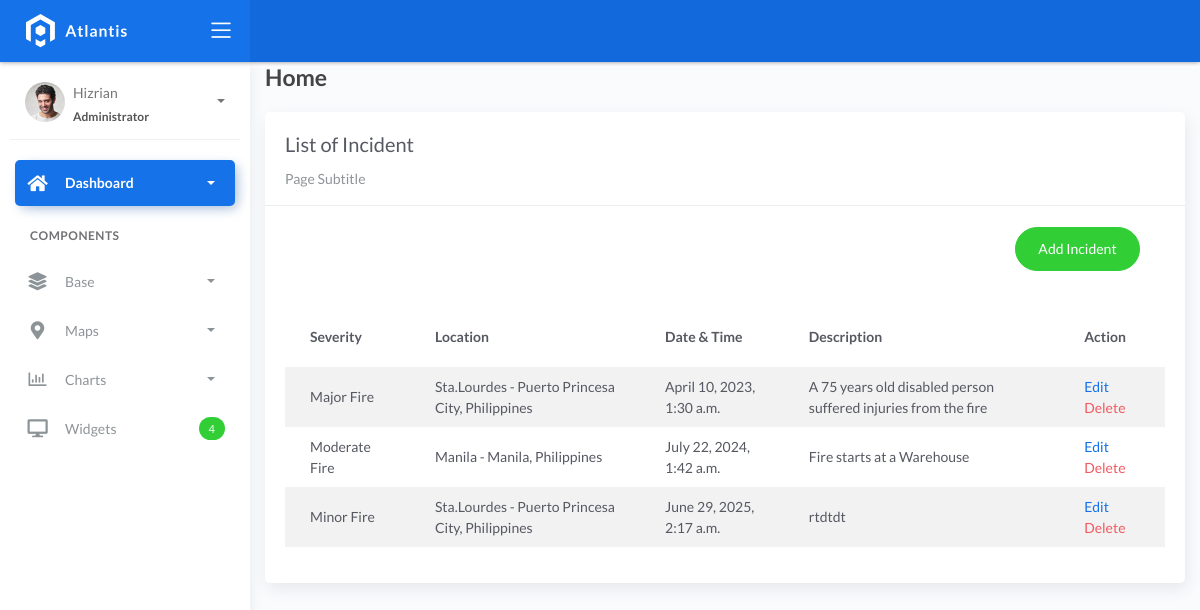
/incident_list, run on the app's committed database.
### fire/models.py (models this page shows, shortened)
class BaseModel(models.Model):
    created_at = models.DateTimeField(auto_now_add=True, db_index=True)
    updated_at = models.DateTimeField(auto_now=True)
    class Meta:
        abstract = True

class Incident(BaseModel):
    SEVERITY_CHOICES = (
        ('Minor Fire', 'Minor Fire'),
        ('Moderate Fire', 'Moderate Fire'),
        ('Major Fire', 'Major Fire'),
    )
    location = models.ForeignKey(Locations, on_delete=models.CASCADE)
    date_time = models.DateTimeField(blank=True, null=True)
    severity_level = models.CharField(max_length=45, choices=SEVERITY_CHOICES)
    description = models.CharField(max_length=250)

class Locations(BaseModel):
    name = models.CharField(max_length=150)
    latitude = models.DecimalField(
        max_digits=22, decimal_places=16, null=True, blank=True)
    longitude = models.DecimalField(
        max_digits=22, decimal_places=16, null=True, blank=True)
    address = models.CharField(max_length=150)
    city = models.CharField(max_length=150)  # can be in separate table
    country = models.CharField(max_length=150)  # can be in separate table
    def __str__(self):
        return f"{self.name} - {self.city}, {self.country}"

### fire/views.py (the view)
# urls.py: path('incident_list', IncidentList.as_view(), name='incident-list'),
class IncidentList(ListView):
    model = Incident
    context_object_name = 'incident'
    template_name = 'incident_list.html'
    paginate_by = 5

### templates/incident_list.html (shortened to what this page needs)
{% extends 'base.html' %}{% load static %}{% block content %}
<div class="content">
    <div class="container-fluid">
        <h4 class="page-title">Home</h4>
        <div class="row">
            <div class="col-md-12">
                <div class="card">
                    <div class="card-header">
                        <div class="card-title">List of Incident</div>
                        <div class="card-category">Page Subtitle</div>
                    </div>
                    <br />
                        <div class="col-md-12 row">
                            <div class="col-md-12">
                                <div class="pull-right">
                                    <a href="{% url 'incident-add' %}" class="btn btn-success btn-rounded"> Add Incident</a>
                                </div>
                            </div>
                        </div>
                    <div class="card-body">
                        <table class="table table-striped mt-3">
                            <thead>
                                <tr>
                                    <th scope="col">Severity</th>
                                    <th scope="col">Location</th>
                                    <th scope="col">Date & Time</th>
                                    <th scope="col">Description</th>
                                    <th scope="col">Action</th>
                                </tr>
                            </thead>
                            <tbody>
                                {% for object in object_list %}
                                    <tr>
                                        <td>{{ object.severity_level }}</td>
                                        <td>{{ object.location }}</td>
                                        <td>{{ object.date_time }}</td>
                                        <td>{{ object.description }}</td>
                                        <td>
                                            <a href="incident_list/{{ object.id }}">Edit</a>
                                            <a href="incident_list/{{ object.id }}/delete" class="text-danger">Delete</a>
                                        </td>
                                    </tr>
                                {% endfor %}
                            </tbody>
                        </table>
                    </div>
                </div>
            </div>
        </div>
    </div>
</div>
{% endblock %}

### templates/base.html (shortened to what this page needs)
{% load static %}
<!DOCTYPE html>
<html lang="en">
  <head>
    <link rel="stylesheet" href="{% static 'css/bootstrap.min.css' %}" />
    <link rel="stylesheet" href="{% static 'css/atlantis.min.css' %}" />
    <link rel="stylesheet" href="{% static 'css/demo.css' %}" />
  </head>
  <body>
    <div class="wrapper">
      <div class="main-header">
        <div class="logo-header" data-background-color="blue">
          <a href="index.html" class="logo">
            <img src="{% static 'img/logo.svg' %}" alt="navbar brand" class="navbar-brand" />
          </a>
          <div class="nav-toggle">
            <button class="btn btn-toggle toggle-sidebar">
              <i class="icon-menu"></i>
            </button>
          </div>
        </div>
        <nav class="navbar navbar-header navbar-expand-lg" data-background-color="blue2">
        </nav>
      </div>
      <div class="sidebar sidebar-style-2">
        <div class="sidebar-wrapper scrollbar scrollbar-inner">
          <div class="sidebar-content">
            <div class="user">
              <div class="avatar-sm float-left mr-2">
                <img src="{% static 'img/profile.jpg' %}" alt="..." class="avatar-img rounded-circle" />
              </div>
              <div class="info">
                <a data-toggle="collapse" href="#collapseExample" aria-expanded="true">
                  <span>
                    Hizrian
                    <span class="user-level">Administrator</span>
                    <span class="caret"></span>
                  </span>
                </a>
              </div>
            </div>
            <ul class="nav nav-primary">
              <li class="nav-item active">
                <a data-toggle="collapse" href="#dashboard" class="collapsed" aria-expanded="false">
                  <i class="fas fa-home"></i>
                  <p>Dashboard</p>
                  <span class="caret"></span>
                </a>
              </li>
              <li class="nav-section">
                <h4 class="text-section">Components</h4>
              </li>
              <li class="nav-item">
                <a data-toggle="collapse" href="#base">
                  <i class="fas fa-layer-group"></i>
                  <p>Base</p>
                  <span class="caret"></span>
                </a>
              </li>
              <li class="nav-item">
                <a data-toggle="collapse" href="#maps">
                  <i class="fas fa-map-marker-alt"></i>
                  <p>Maps</p>
                  <span class="caret"></span>
                </a>
              </li>
              <li class="nav-item">
                <a data-toggle="collapse" href="#charts">
                  <i class="far fa-chart-bar"></i>
                  <p>Charts</p>
                  <span class="caret"></span>
                </a>
              </li>
              <li class="nav-item">
                <a href="widgets.html">
                  <i class="fas fa-desktop"></i>
                  <p>Widgets</p>
                  <span class="badge badge-success">4</span>
                </a>
              </li>
            </ul>
          </div>
        </div>
      </div>
      <div class="main-panel">
        <div class="content">
          {% block content %}
          {% endblock %}
          </div>
        </div>
        <footer class="footer">
          <div class="container-fluid">
            <nav class="pull-left">
              <ul class="nav">
                <li class="nav-item">
                  <a class="nav-link" href="https://www.themekita.com"> ThemeKita </a>
                </li>
                <li class="nav-item">
                  <a class="nav-link" href="#"> Help </a>
                </li>
                <li class="nav-item">
                  <a class="nav-link" href="#"> Licenses </a>
                </li>
              </ul>
            </nav>
            <div class="copyright ml-auto">2018, made with  by <a href="https://www.themekita.com">ThemeKita</a></div>
          </div>
        </footer>
      </div>
  </body>
</html>

### data on the page
Incident: severity_level "Major Fire", location "Sta.Lourdes - Puerto Princesa City, Philippines", date_time "April 10, 2023, 1:30 a.m.", description "A 75 years old disabled person suffered injuries from the fire"
Incident: severity_level "Moderate Fire", location "Manila - Manila, Philippines", date_time "July 22, 2024, 1:42 a.m.", description "Fire starts at a Warehouse"
Incident: severity_level "Minor Fire", location "Sta.Lourdes - Puerto Princesa City, Philippines", date_time "June 29, 2025, 2:17 a.m.", description "rtdtdt"
